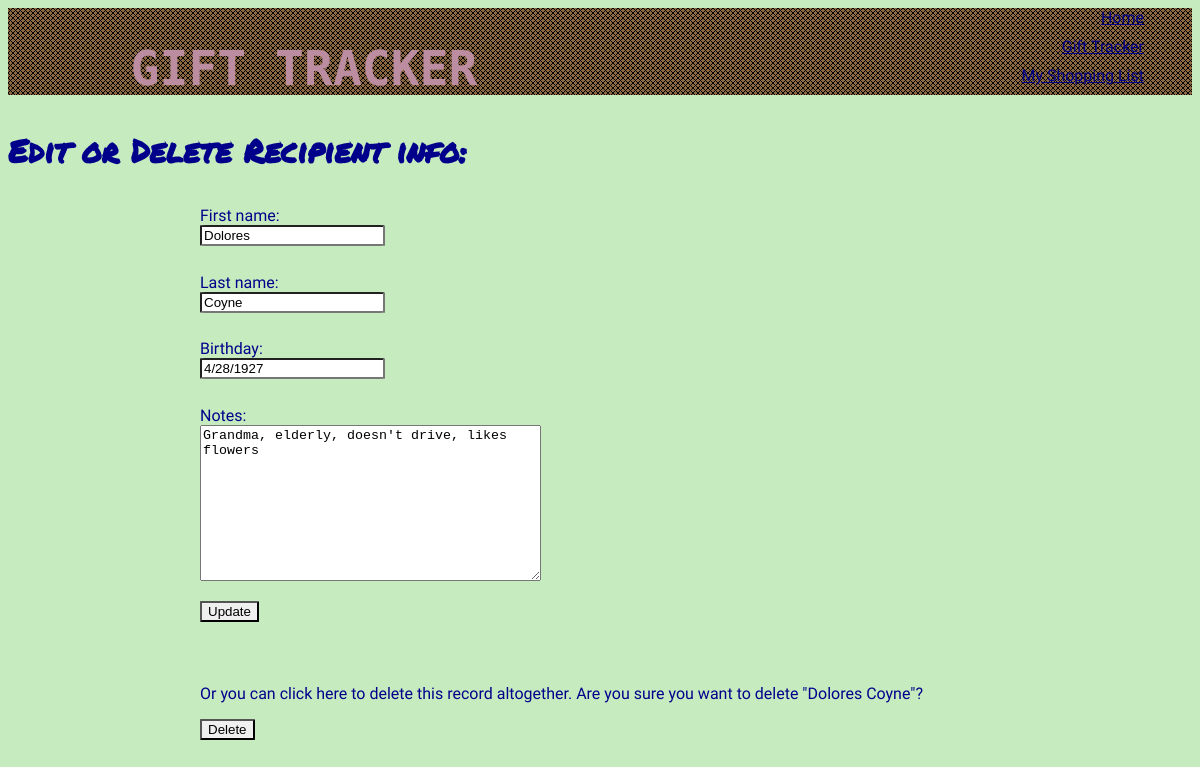
The page /idea_tracker/recipient_update/28/ on the database as committed earlier.
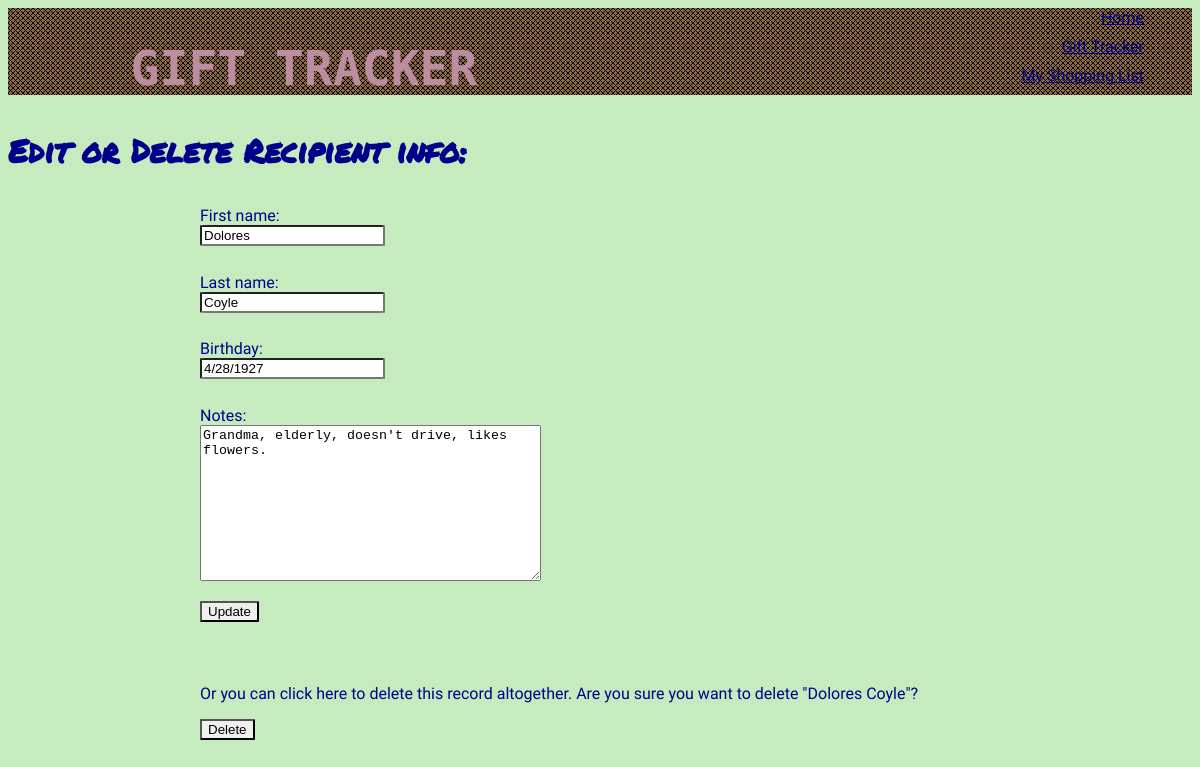
The same page on the database as committed later.
### idea_tracker/models.py (models this page shows, shortened)
class Recipient(models.Model):
    first_name = models.CharField(max_length=30)
    last_name = models.CharField(max_length=30)
    birthday = models.CharField(max_length=10, blank=True)
    notes = models.TextField(max_length=255, blank=True)
    def __str__(self):
        return "{} {}".format(self.first_name, self.last_name)

### idea_tracker/views.py (the view, shortened to what this page needs)
# urls.py: url(r'^recipient_update/(?P<pk>\d+)/$', views.RecipientUpdate.as_view(), name='recipient_update_form'),
class RecipientUpdate(UpdateView):
    model = models.Recipient
    fields = ['first_name', 'last_name', 'birthday', 'notes']
    template_name_suffix = '_update_form'

### idea_tracker/templates/idea_tracker/recipient_update_form.html
{% extends 'layout.html' %}
{% load static from staticfiles %}
{% block content %}
<h3>Edit or Delete Recipient info:</h3>
<form action='' method="POST">{% csrf_token %}
    {{ form.as_p }}
    <input type="Submit" value="Update">
    <br>
    <p>Or you can click here to delete this record altogether. Are you
    sure you want to delete "{{ object }}"?</p>
    <input type="Submit" value="Delete">
</form>
{% endblock %}

Rows that differ between the two databases and show on the page:
changed Recipient "Dolores": last_name "Coyne" → "Coyle"; notes "Grandma, elderly, doesn't drive, likes flowers" → "Grandma, elderly, doesn't drive, likes flowers."; first_name+last_name "Dolores Coyne" → "Dolores Coyle"
